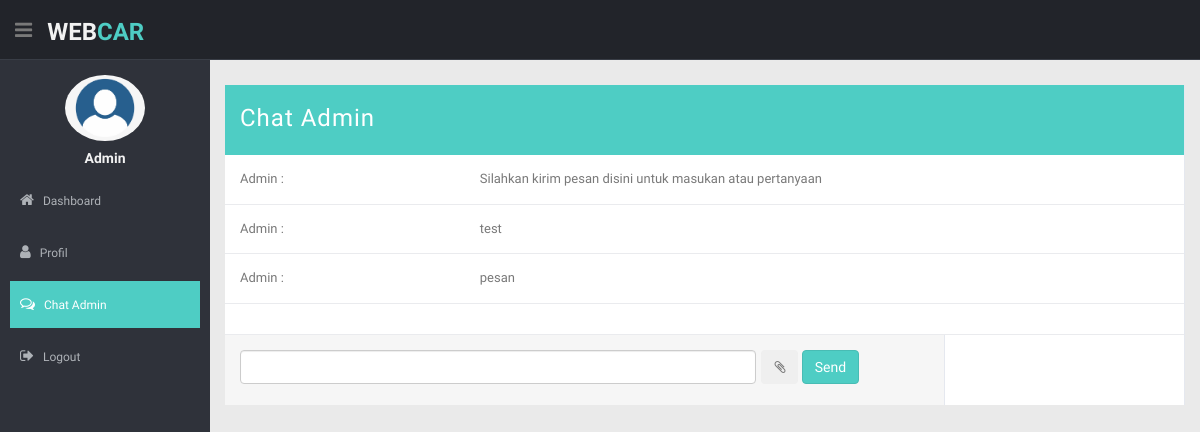
Page /?c=ChatRoom (signed in) on the committed database.
### tables this page shows
CREATE TABLE `pesan` (
  `id` int(11) NOT NULL,
  `pesan` text NOT NULL,
  `username` varchar(50) NOT NULL,
  `nama` varchar(50) NOT NULL
);

### controllers/Controller.class.php (called while the page is built, shortened)
<?php class Controller {
    public function loadModel($modelName) {
        include_once "models/Model.class.php";
        return new $modelName;
    }
    public function loadView($viewName, $data = []) {
        include_once "views/$viewName.php";
    }
}

### controllers/ChatRoom.class.php (called while the page is built, shortened)
<?php class ChatRoom extends Controller
{
  public function index()
  {
    $pesanModel = $this->loadModel('PesanModel');
    $username = $_SESSION['username'];
    $pesan = $pesanModel->getAll($username);
    $this->loadView('chatRoom', ['pesan' => $pesan]);
  }
}

### index.php (called while the page is built, shortened)
<?php
$method = $_GET['m'] ?? 'index';
include_once "controllers/Controller.class.php";
(new $controller)->$method();

### models/Model.class.php (called while the page is built, shortened)
<?php class Model {
    public function __construct() {
        $dbhostname = 'localhost';
        $dbusername = 'root';
        $dbpassword = '';
        $dbname = 'project-akhir';
        $this->mysqli = new mysqli($dbhostname, $dbusername, $dbpassword, $dbname) or die('Database connection error!');
    }
}

### models/PesanModel.class.php (called while the page is built, shortened)
<?php class PesanModel extends Model
{
  public function getAll($username)
  {
    $sql = "SELECT * FROM pesan WHERE username='$username'";
    return $this->mysqli->query($sql);
  }
}

### views/chatRoom.php (the view, shortened to what this page needs)
<!DOCTYPE html>
<html lang="en">
<head>
  <link href="lib/bootstrap/css/bootstrap.min.css" rel="stylesheet">
  <link href="lib/font-awesome/css/font-awesome.css" rel="stylesheet" />
  <link href="css/style.css" rel="stylesheet">
  <link href="css/style-responsive.css" rel="stylesheet">
</head>
<body>
  <section id="container">
    <?php include 'components/navbar.php'; ?>
    <?php include 'components/sidebarChatRoom.php'; ?>
    <section id="main-content">
      <section class="wrapper site-min-height">
        <div class="chat-room mt">
          <aside class="mid-side">
            <div class="chat-room-head">
              <h3>Chat Admin</h3>
            </div>
            <div class="group-rom">
              <div class="first-part">Admin :</div>
              <div class="second-part">Silahkan kirim pesan disini untuk masukan atau pertanyaan</div>
            </div>
            <?php while ($aktif = $pesan->fetch_object()):  ?>
            <div class="group-rom">
              <div class="first-part"><?php echo $aktif->nama ?> :</div>
              <div class="second-part"><?php echo $aktif->pesan ?></div>
            </div>
            <?php endwhile; ?>
            <div class="group-rom last-group">
              <div class="first-part"></div>
              <div class="second-part"></div>
            </div>
            <footer>
              <form action="?c=ChatRoom&m=pesan" method="post">
                <div class="chat-txt">
                  <input type="text" name="pesan" class="form-control">
                </div>
                <div class="btn-group hidden-sm hidden-xs">
                  <button type="button" class="btn btn-white"><i class=" fa fa-paperclip"></i></button>
                </div>
                <button class="btn btn-theme">Send</button>
              </form>
            </footer>
          </aside>
        </div>
      </section>
    </section>
  </section>
</body>
</html>

### css/style.css (style rules this page uses)
body { color: #797979; background: #eaeaea; font-family: 'Ruda', sans-serif; padding: 0px !important; margin: 0px !important; font-size:13px; }
#container { width: 100%; height: 100%; }
.btn-theme { color: #fff; background-color: #4ECDC4; border-color: #48bcb4; }
.mt { margin-top: 25px; }
#main-content { margin-left: 210px; }
.wrapper { display: inline-block; margin-top: 60px; padding-left: 15px; padding-right: 15px; padding-bottom: 15px; padding-top: 0px; width: 100%; }
.chat-room { border-collapse: collapse; border-spacing: 0; display: table; table-layout: fixed; width: 100%; position: relative; }
.chat-room aside { display: table-cell; float: none; height: 100%; padding: 0; vertical-align: top; }
.chat-room .mid-side { width: 75%; background: #fff; border-right: 1px solid #e5e8ef; }
.chat-room-head { background:#4ECDC4; color: #FFFFFF; min-height: 70px; padding: 15px; }
.chat-room-head h3 { margin: 5px 0 0; font-weight: 100; letter-spacing: 1px; display: inline-block; }
.chat-room .mid-side footer { background: #f6f6f6; padding: 15px; height: 70px; width: 75%; position: absolute; bottom: 0; border-right: 1px solid #E5E8EF; }
.group-rom { width: 100%; float: left; border-bottom: 1px solid #eaebee; }
.group-rom .first-part, .group-rom .second-part, .group-rom .third-part { float: left; padding: 15px; }
.group-rom .first-part { width: 25%; }
.group-rom .second-part { width: 60%; }
.last-group { margin-bottom: 70px; }
.chat-txt { float: left; width: 75%; margin-right: 5px; }
.site-min-height { min-height: 900px; }

### rows in the picture
pesan: nama "Admin", pesan "test"
pesan: nama "Admin", pesan "pesan"

### other values in the picture
$_SESSION['nama'] "Admin"
